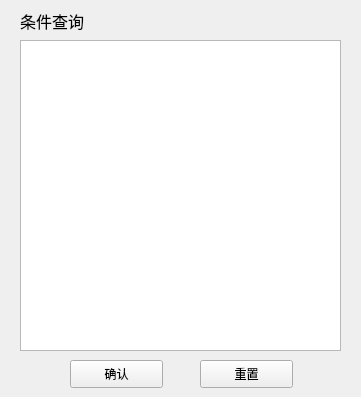
<?xml version="1.0" encoding="UTF-8"?>
<ui version="4.0">
 <class>QueryFrame</class>
 <widget class="QWidget" name="QueryFrame">
  <property name="geometry">
   <rect>
    <x>0</x>
    <y>0</y>
    <width>361</width>
    <height>397</height>
   </rect>
  </property>
  <property name="windowTitle">
   <string>Form</string>
  </property>
  <widget class="QTableWidget" name="tableWidget">
   <property name="geometry">
    <rect>
     <x>20</x>
     <y>40</y>
     <width>321</width>
     <height>311</height>
    </rect>
   </property>
  </widget>
  <widget class="QPushButton" name="confirmButton">
   <property name="geometry">
    <rect>
     <x>70</x>
     <y>360</y>
     <width>93</width>
     <height>28</height>
    </rect>
   </property>
   <property name="text">
    <string>确认</string>
   </property>
  </widget>
  <widget class="QPushButton" name="resetButton">
   <property name="geometry">
    <rect>
     <x>200</x>
     <y>360</y>
     <width>93</width>
     <height>28</height>
    </rect>
   </property>
   <property name="text">
    <string>重置</string>
   </property>
  </widget>
  <widget class="QLabel" name="label">
   <property name="geometry">
    <rect>
     <x>20</x>
     <y>10</y>
     <width>81</width>
     <height>21</height>
    </rect>
   </property>
   <property name="font">
    <font>
     <family>黑体</family>
     <pointsize>12</pointsize>
    </font>
   </property>
   <property name="text">
    <string>条件查询</string>
   </property>
  </widget>
 </widget>
 <resources/>
 <connections>
  <connection>
   <sender>confirmButton</sender>
   <signal>clicked()</signal>
   <receiver>QueryFrame</receiver>
   <slot>confirm()</slot>
   <hints>
    <hint type="sourcelabel">
     <x>124</x>
     <y>369</y>
    </hint>
    <hint type="destinationlabel">
     <x>42</x>
     <y>365</y>
    </hint>
   </hints>
  </connection>
 </connections>
 <slots>
  <slot>confirm()</slot>
 </slots>
</ui>
